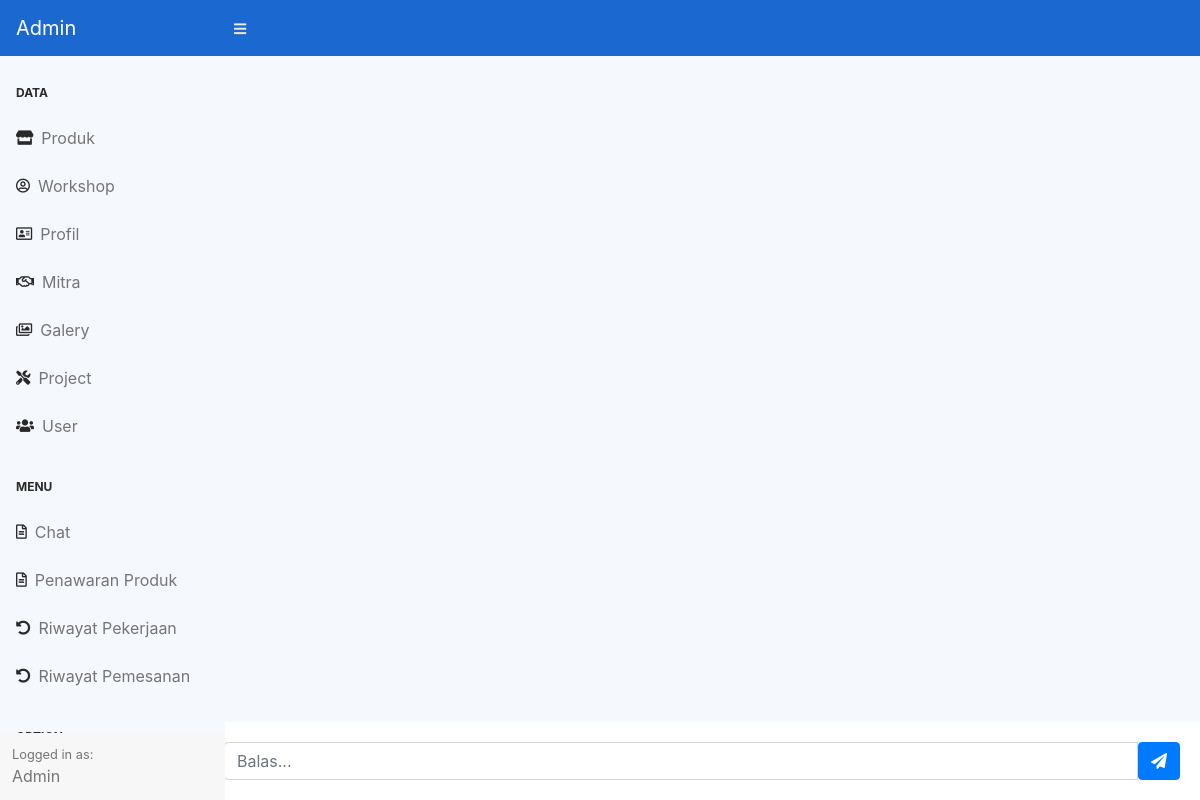
The page /admin/index.php?page=chat-chat&id=novitadwicendaniraya@gmail.com (signed in) on the database as committed earlier.
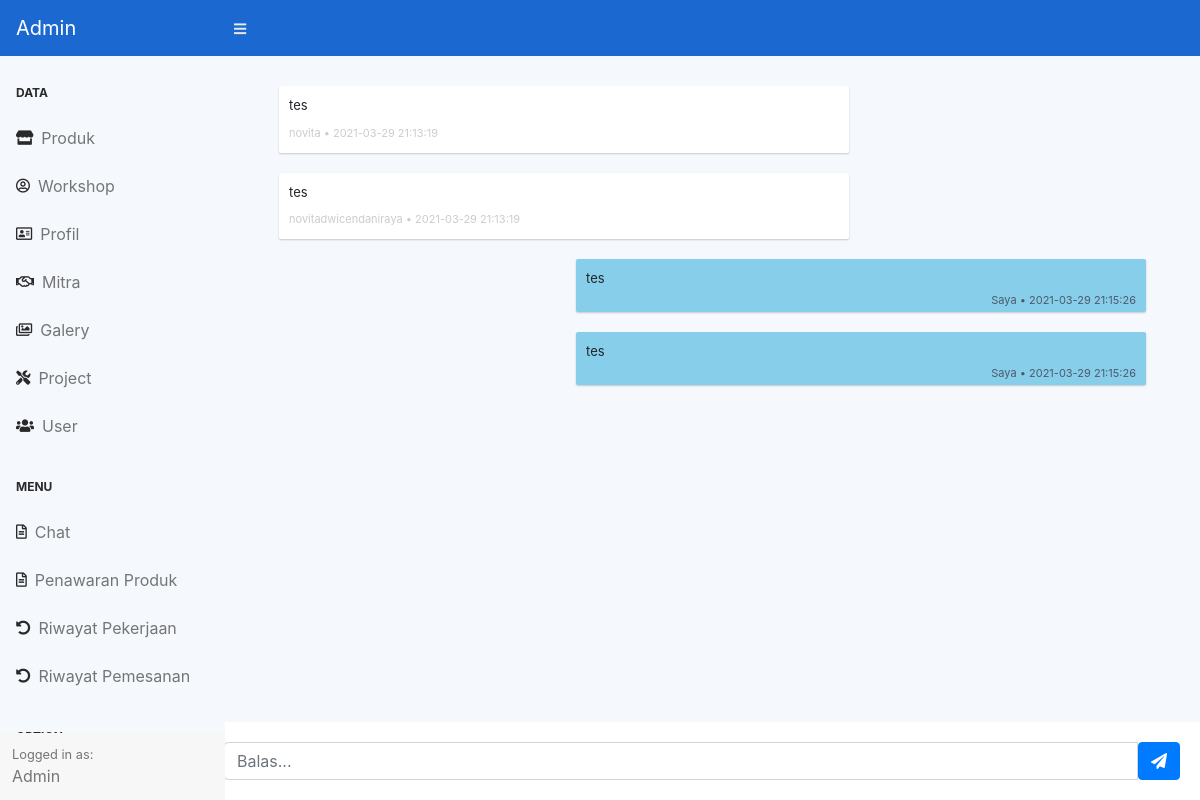
The same page on the database as committed later.
### tables this page shows
CREATE TABLE `chat` (
  `id_chat` int(11) NOT NULL,
  `pengirim` varchar(128) NOT NULL,
  `penerima` varchar(128) NOT NULL,
  `pesan` text NOT NULL,
  `date` datetime NOT NULL
);

CREATE TABLE `user` (
  `id` int(11) NOT NULL,
  `nama` varchar(128) NOT NULL,
  `email` varchar(128) NOT NULL,
  `katasandi` varchar(128) NOT NULL
);

### admin/chat/chat.php (the view, shortened to what this page needs)
<div class="container-fluid">
    <div>
        <div class="card-body">
            <div>
                <div class="panel-body" style="margin-bottom: 50px;">
                    <?php
                    $id  = $_GET['id'];
                    $get = $koneksi->query("SELECT * FROM `chat` JOIN `user` ON chat.pengirim = user.email OR chat.penerima = user.email WHERE pengirim='$id' || penerima= '$id' ORDER BY `date` ASC"); ?>
                    <?php while ($data = $get->fetch_assoc()) :
                        if ($data['pengirim'] == 'admin') { ?>
                            <div class="row msg_container base_sent">
                                <div class="col-md-8 col-xs-8">
                                    <div class="messages msg_sent"  style="background: #87CEEB">
                                        <p><?= $data['pesan'] ?></p>
                                        <time datetime="2009-11-13T20:00" style="color:#4d5a6b">Saya • <?= $data['date'] ?></time>
                                    </div>
                                </div>
                            </div>
                        <?php } else if ($data['pengirim'] == $id) { ?>
                            <div class="row msg_container base_receive">
                                <div class="col-md-8 col-xs-8">
                                    <div class="messages msg_receive">
                                        <p><?= $data['pesan'] ?></p>
                                        <time datetime="2009-11-13T20:00"><?= $data['nama'] ?> • <?= $data['date'] ?></time>
                                    </div>
                                </div>
                            </div>
                        <?php } ?>
                    <?php endwhile ?>
                </div>
                <div class="card-body" style="position: fixed;left: 17%;bottom: 0; width: 83%; background: white;">
                    <form action="" method="post">
                        <div class="input-group">
                            <input id="btn-input" type="text" class="form-control input-sm chat_input" name="message" placeholder="Balas..." />
                            <button type="submit" name="send_chat" class="btn btn-primary" id="send_chat"><i class="fa fa-paper-plane" aria-hidden="true"></i></button>
                        </div>
                    </form>
                </div>
            </div>
        </div>
    </div>
</div>

Rows that differ between the two databases and show on the page:
added chat: pesan "tes", user.nama "novita", date "2021-03-29 21:13:19", user.nama "novitadwicendaniraya"
added chat: pesan "tes", date "2021-03-29 21:15:26"
